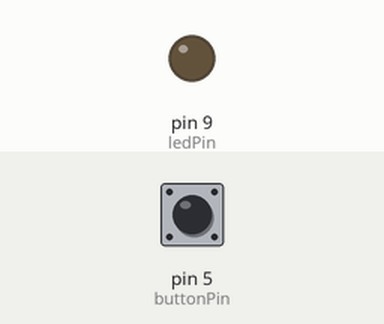
Bench run of a sketch on a simulated Arduino Uno, built with avr-gcc and run on an emulated ATmega328P. Parts: output pins drawn as LEDs (lit = HIGH). The test bench sets the inputs (shaded band); at power-on: pin 5 (buttonPin) HIGH.

Above: at 1.2 s.
1.3 s: pin 5 (buttonPin) pulled LOW for 0.15 s
At 1.37 s:
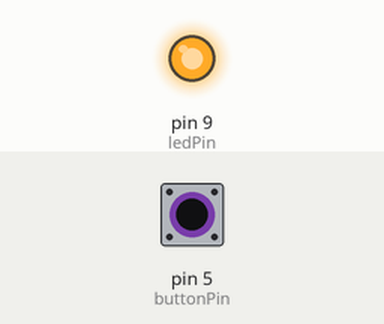
2.9 s: pin 5 (buttonPin) pulled LOW for 3.2 s
At 6.6 s:
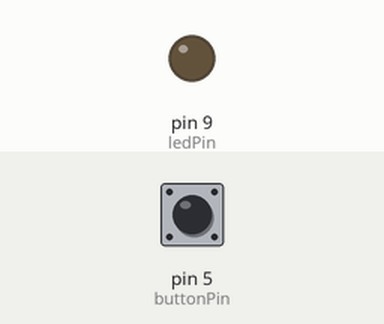
Timing chart, 0 to 8.1 s (numbered marks = the images above; inputs shaded):
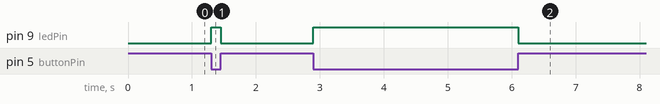

Measured:
- after the input at 1.3 s, pin 9 (ledPin): LOW → HIGH at once, → LOW 0.15 s later
- after the input at 2.9 s, pin 9 (ledPin): LOW → HIGH at once, → LOW 3.2 s later

The sketch:

Program2.ino
```cpp
const int buttonPin = 5;
const int ledPin = 9;
int buttonState = 0;

void setup() {
  pinMode(ledPin, OUTPUT);
  pinMode(buttonPin, INPUT);
}

void loop() {
  buttonState = digitalRead(buttonPin);

  if (buttonState == LOW)
  {
    digitalWrite(ledPin, HIGH);
  } else
  {
    digitalWrite(ledPin, LOW);
  }
}
```
